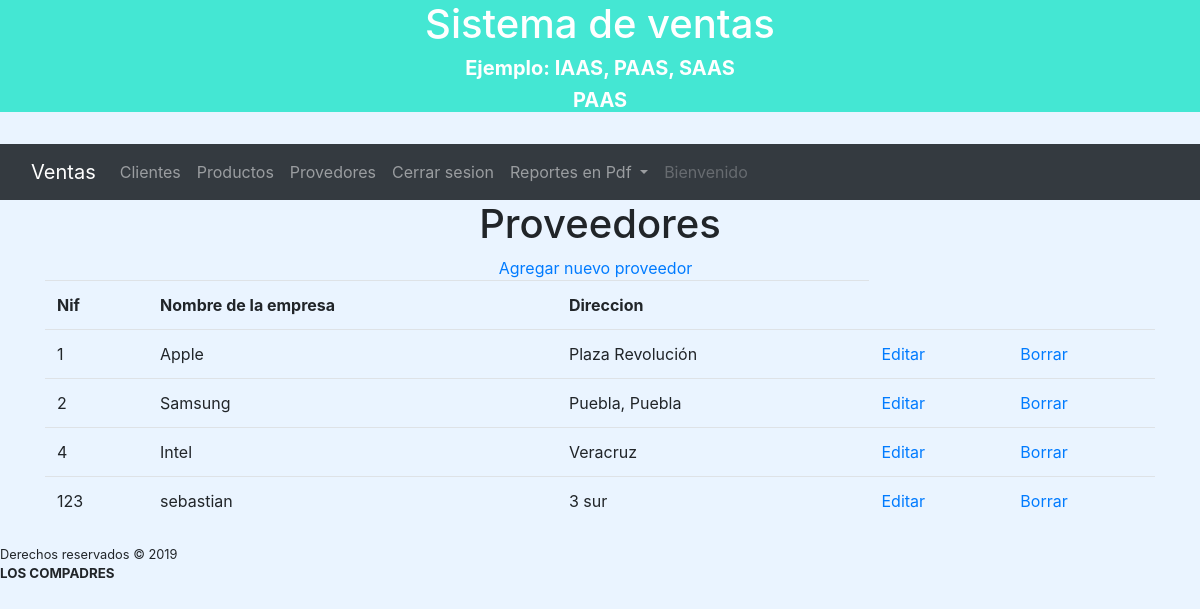
/Vistas/lista_proveedores.php, run on the app's committed database.
### tables this page shows
CREATE TABLE `proveedor` (
  `nif` int(11) NOT NULL,
  `nombre` varchar(50) NOT NULL,
  `direccion` varchar(50) NOT NULL
);

### Includes/proveedor.php (called while the page is built, shortened)
<?php
   class Proveedor
   {
     public function lista_proveedores()
     {
       $conexion=new DB();
       $pdo=$conexion->Pdo();
       return $pdo->query("SELECT * FROM proveedor ");
     }
   }
 ?>

### Vistas/lista_proveedores.php (the view, shortened to what this page needs)
<?php
  require_once '../Includes/proveedor.php';
  $objProveedor=new Proveedor();
  $resultado=$objProveedor->lista_proveedores();
 ?>
<!DOCTYPE html>
<html lang="es" dir="ltr">
  <head>
    <link rel="stylesheet" href="https://stackpath.bootstrapcdn.com/bootstrap/4.3.1/css/bootstrap.min.css">
    <link rel="stylesheet" href="../Estilos/estilos.css">
  </head>
  <body style="background-color:#EAF4FF;">
    <?php include 'menu.php' ?>
    <div class="container" align="center">
      <h1>Proveedores</h1>
      <a href="alta_proveedor.php">Agregar nuevo proveedor</a>
      <table class="table">
        <tr>
          <th>Nif</th>
          <th>Nombre de la empresa</th>
          <th>Direccion</th>
        </tr>
        <?php
            while ($row=$resultado->fetch(\PDO::FETCH_ASSOC))
            {
              echo "<tr>";
              echo "<td>".$row['nif'].'</td>';
              echo "<td>".$row['nombre'].'</td>';
              echo "<td>".$row['direccion'].'</td';
              echo '<td><a href="actualiza_proveedor.php?nif='.$row['nif'].'">  Editar</a></td>';
              echo '<td><a href="javascript:Confirmar('.$row['nif'].')">  Borrar</a></td>';
              echo "</tr>";
            }
         ?>
      </table>
    </div>
    <div class="footer">
      <small>Derechos reservados &copy; 2019</small>
      <h4>LOS COMPADRES</h4>
    </div>
  </body>
</html>

### Estilos/estilos.css (style rules this page uses)
h4 { font-size: 10pt; font-weight: bold; }
body { background: #BFBFBF; }

### data on the page
proveedor: nif "1", nombre "Apple", direccion "Plaza Revolución"
proveedor: nif "2", nombre "Samsung", direccion "Puebla, Puebla"
proveedor: nif "4", nombre "Intel", direccion "Veracruz"
proveedor: nif "123", nombre "sebastian", direccion "3 sur"
